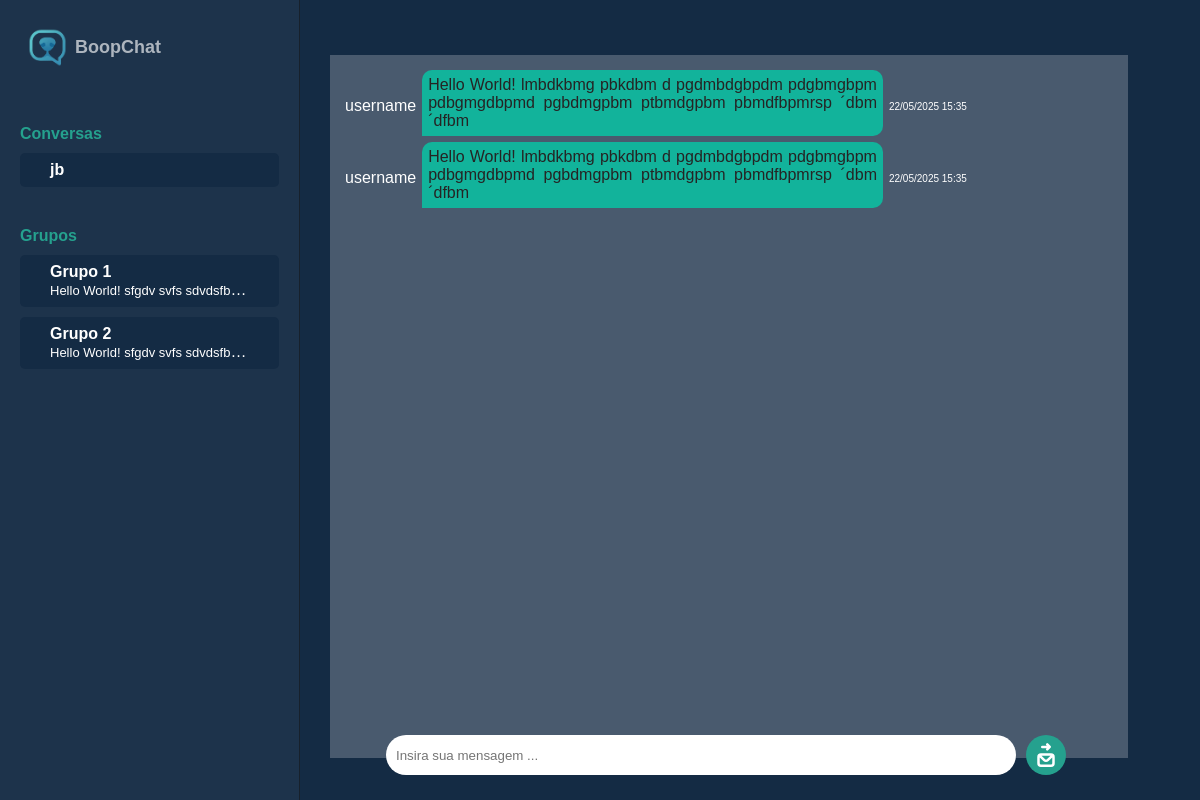
The app's page /chat (signed in), older data.
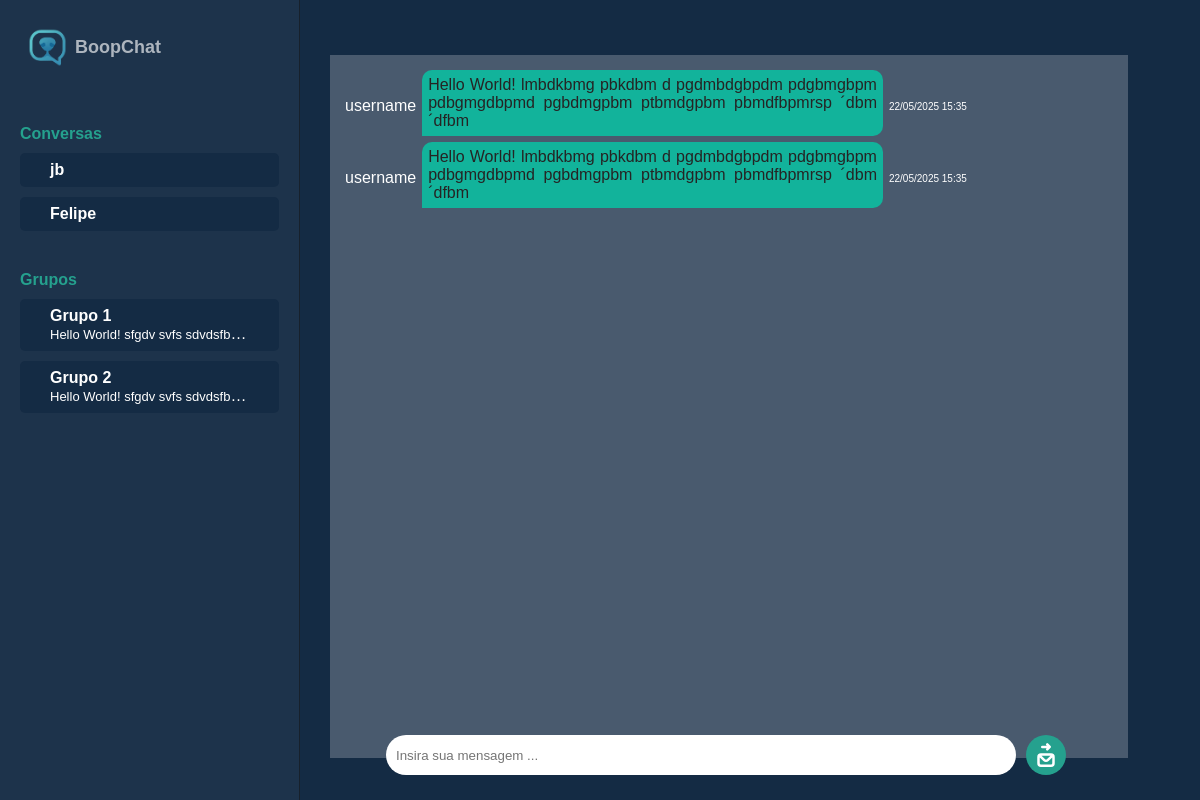
The same page, newer data.
### tables this page shows
CREATE TABLE usuario (
        id INTEGER PRIMARY KEY AUTOINCREMENT,
        nome TEXT NOT NULL,
        email TEXT UNIQUE NOT NULL,
        senha TEXT NOT NULL
    );

### app.py (the view)
@app.route("/chat", methods=['GET'])
def formularioChat():
    chat = chating.Chat()
    chats = chat.get_chats(session["usuario_id"])
    if session['ret']:
        d_username = session.get("d_username")
    else:
        d_username = " "
    return render_template('chat.html', chats=chats, d_username=d_username)

### scripts/chating.py (called while the page is built)
    @conn.setter
    def conn(self, connection):
        self.__conn__ = connection

    @property
    def cursor(self):
        return self.__cursor__

    @cursor.setter
    def cursor(self, crs):
        self.__cursor__ = crs

    def get_chats(self, id):
        chats = []
        self.cursor.execute(f"SELECT * FROM chat WHERE remetente_id = ? or destinatario_id = ?", (id, id))
        chs = self.cursor.fetchall()
        for ch in chs:
            if ch[1] == id:
                tid = int(ch[2])
                self.cursor.execute(f"SELECT nome FROM usuario WHERE id = ?", (tid,))
                name = self.cursor.fetchall()
            elif ch[2] == id:
                tid = int(ch[1])
                self.cursor.execute(f"SELECT nome FROM usuario WHERE id = ?", (tid,))
                name = self.cursor.fetchall()
            if name[0][0] not in chats:
                chats.append(name[0][0])
        self.cursor.close()
        return chats

### templates/chat.html (shortened to what this page needs)
<!DOCTYPE html>
<html lang="pt-br">
<head>
    <link rel="stylesheet" href="./../static/styleHome.css">
</head>
<body>
    <section id="last-chats-box">
       <div id="logo">
            <img src="../static/src/BoopLogo.png">
            <span>BoopChat</span>
        </div>
        <div id="last-chats">
            <h2>Conversas</h2>
            <div id="individuals">
                {% for name in chats%}
                    <div class="chat-box">
                        <h1 class="name-chat">{{ name }}</h1>
                    </div>
                {% endfor %}
            </div>
            <h2>Grupos</h2>
            <div id="groups">
                <div class="chat-box">
                    <h1>Grupo 1</h1>
                    <span>Hello World! sfgdv svfs sdvdsfbf sfvsvfv fvsddrsf sddfv sdvs</span>
                </div>
                <div class="chat-box">
                    <h1>Grupo 2</h1>
                    <span>Hello World! sfgdv svfs sdvdsfbf sfvsvfv fvsddrsf sddfv sdvs</span>
                </div>
            </div>
        </div>
    </section>
    <section id="atual-chat-box">
        <div id="chat">
            <div id="messages">
                <div class="sent-message">
                    <span class="username">username</span>
                    <p>Hello World! lmbdkbmg  pbkdbm d pgdmbdgbpdm pdgbmgbpm pdbgmgdbpmd pgbdmgpbm ptbmdgpbm pbmdfbpmrsp ´dbm´dfbm</p>
                    <span class="date">22/05/2025 15:35</span>
                </div>
                <div class="sent-message">
                    <span class="username">username</span>
                    <p>Hello World! lmbdkbmg  pbkdbm d pgdmbdgbpdm pdgbmgbpm pdbgmgdbpmd pgbdmgpbm ptbmdgpbm pbmdfbpmrsp ´dbm´dfbm</p>
                    <span class="date">22/05/2025 15:35</span>
                </div>
            </div>
            <form id="controls" method="POST" action="chat">
                <input type="text" placeholder="Insira sua mensagem ..." name="mensagem">
                <button type="submit"><img src="./../static/src/send_icon.svg"></button>
            </form>
        </div>
    </section>
</body>
</html>

### static/styleHome.css (style rules this page uses)
* { padding: 0; margin: 0; box-sizing: border-box; font-family: 'Montserrat', sans-serif; color: white; }
body { display: flex; background-color: #142b44; }
#last-chats-box { width: 25vw; height: 100vh; background-color: #ffffff0a; border-right: #11111187 1px solid; padding: 20px; }
#logo { margin-bottom: 50px; }
#last-chats h2 { color: #25a18e; font-size: 16px; margin-bottom: 10px; }
#individuals, #groups { display: flex; flex-direction: column; gap: 10px; margin-bottom: 40px; }
#atual-chat-box { width: 75vw; height: 100vh; padding: 30px; }
#chat { position: relative; margin: 25px 0; width: 95%; height: 95%; background-color: #ffffff39; }
#messages { padding: 15px; }

Row changes from the older to the newer data that the page shows:
added usuario: nome "Felipe"
